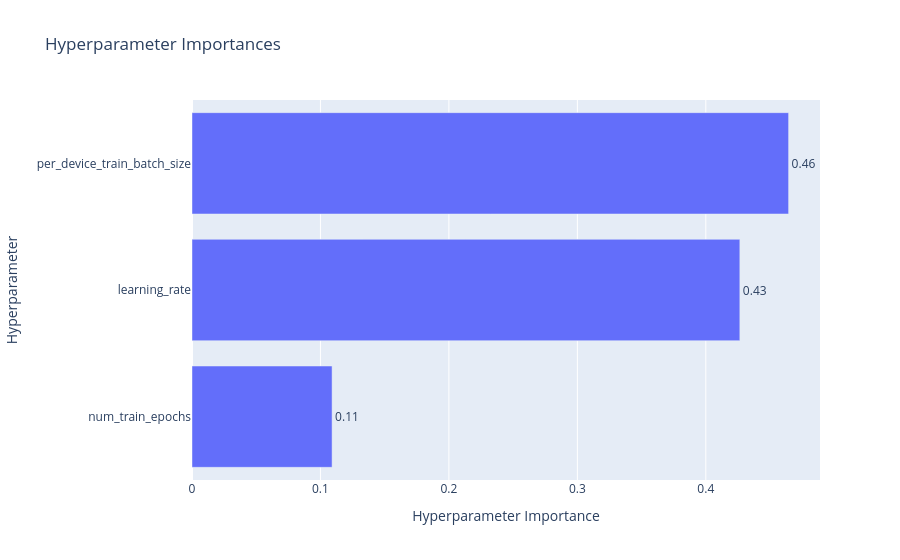

The code cell stored with this chart in its notebook:
### Code cell
optuna.visualization.plot_param_importances(study)

### Figure 1 — Plotly figure (JSON) as saved in the notebook; plotly's stock layout.template omitted (floating-point values rounded to 4 significant figures)
{"data": [{"cliponaxis": false, "hovertemplate": ["num_train_epochs (IntDistribution): 0.10905490275491478<extra></extra>", "learning_rate (FloatDistribution): 0.4264922798583649<extra></extra>", "per_device_train_batch_size (CategoricalDistribution): 0.4644528173867203<extra></extra>"], "name": "Objective Value", "orientation": "h", "text": ["0.11", "0.43", "0.46"], "textposition": "outside", "type": "bar", "x": [0.1091, 0.4265, 0.4645], "y": ["num_train_epochs", "learning_rate", "per_device_train_batch_size"]}], "layout": {"title": {"text": "Hyperparameter Importances"}, "xaxis": {"title": {"text": "Hyperparameter Importance"}}, "yaxis": {"title": {"text": "Hyperparameter"}}}}
